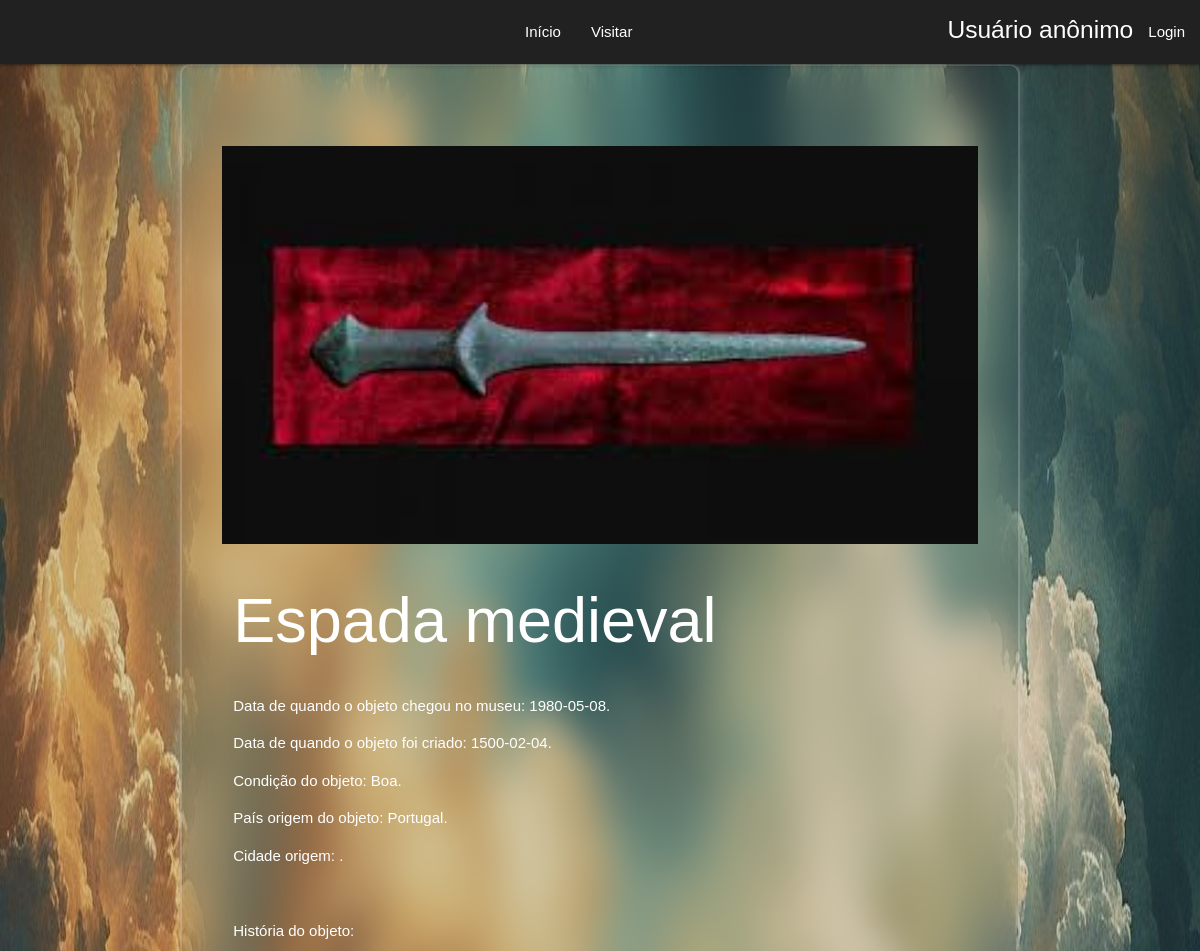
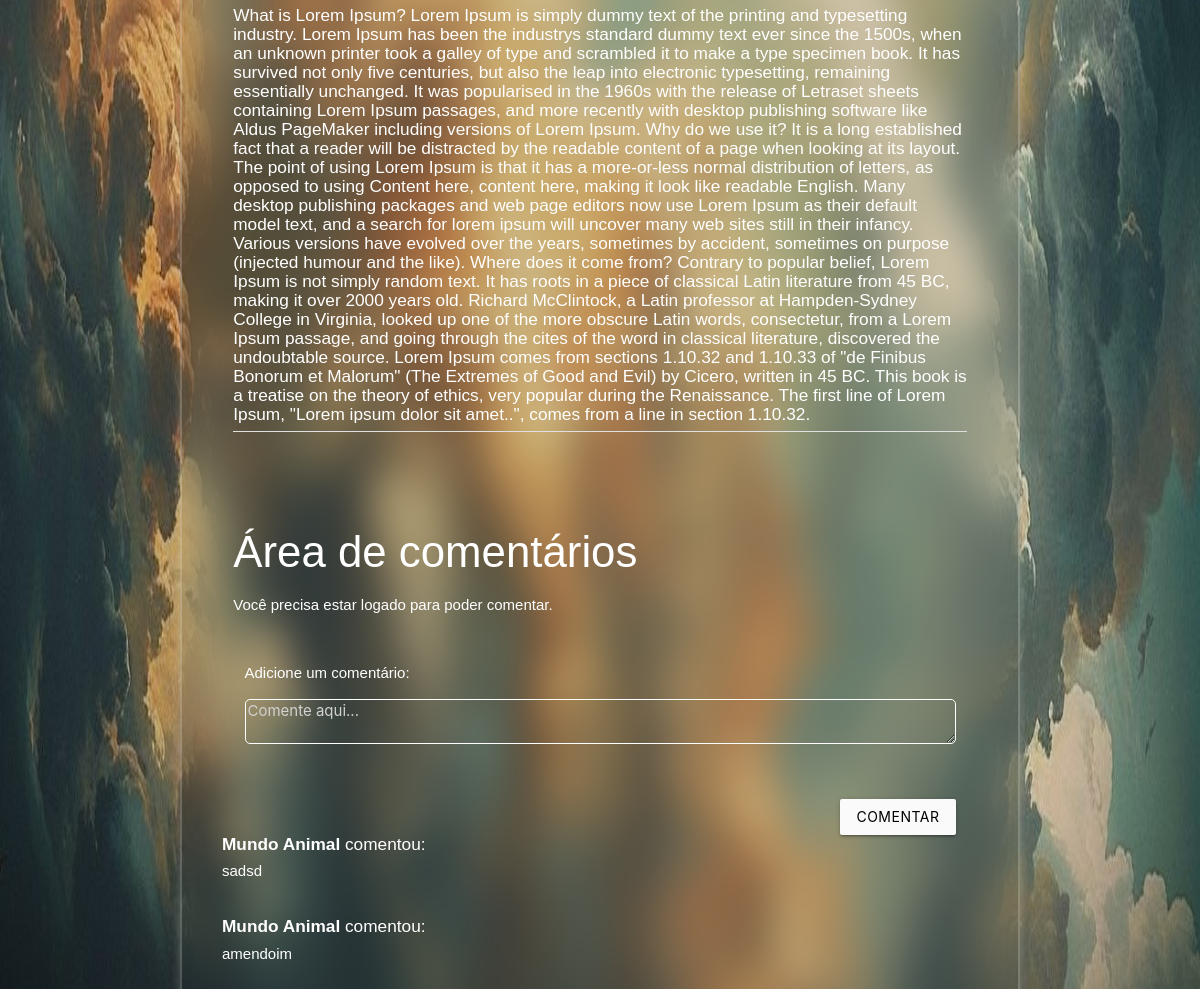
Page /form_obj.php?id_obj=12 on the committed database (2 pictures, top to bottom).
### tables this page shows
CREATE TABLE IF NOT EXISTS `objeto` (
  `id_obj` int NOT NULL AUTO_INCREMENT,
  `nome` varchar(255) NOT NULL,
  `data_criacao` date NOT NULL,
  `data_chegada` date NOT NULL,
  `condicao` varchar(255) NOT NULL,
  `historia` text NOT NULL,
  `arquivo` varchar(255) NOT NULL,
  `pais_origem` varchar(255) NOT NULL,
  `cidade_origem` varchar(255) NOT NULL,
  PRIMARY KEY (`id_obj`)
);

CREATE TABLE IF NOT EXISTS `comentarios` (
  `id_com` int NOT NULL AUTO_INCREMENT,
  `id_usuario` int DEFAULT NULL,
  `id_obj` int DEFAULT NULL,
  `comentario` varchar(255) DEFAULT NULL,
  `nome` varchar(255) NOT NULL,
  PRIMARY KEY (`id_com`),
  KEY `fk_c_id_usuario` (`id_usuario`),
  KEY `fk_c_id_obj` (`id_obj`)
);

### form_obj.php (the view, shortened to what this page needs)
<?php
$conexao = conectar();
$id_obj = $_GET['id_obj'];
$sql = "SELECT * FROM objeto WHERE id_obj = $id_obj";
$resultado = mysqli_query($conexao, $sql);
$objeto = mysqli_fetch_assoc($resultado);
?>
<!DOCTYPE html>
<html lang="en">
<head>
    <link rel="stylesheet" href="css/styles.css">
    <link type="text/css" rel="stylesheet" href="css/materialize.min.css" media="screen,projection" />
</head>
<body>
    <?php include_once "header.php"; ?>
    <main class="container wrapper">
        <div class="row">
            <img class="" src="css/imagens_obj/<?php echo $objeto['arquivo']; ?>">
            <div class="col s12">
                <h1 name="nome"> <?php echo $objeto['nome'] ?> </h1>
            </div>
            <div class="col s12">
                <p class="white-text" name="data_chegada"> Data de quando o objeto chegou no museu: <?php echo $objeto['data_chegada'] ?>. </p>
                <p class="white-text" name="data_criacao"> Data de quando o objeto foi criado: <?php echo $objeto['data_criacao'] ?>. </p>
                <p class="white-text" name="condicao"> Condição do objeto: <?php echo $objeto['condicao'] ?>. </p>
                <p class="white-text" name="pais_origem"> País origem do objeto: <?php echo $objeto['pais_origem'] ?>. </p>
                <p class="white-text" name="cidade_origem"> Cidade origem: <?php echo $objeto['cidade_origem'] ?>. </p>
                <br>
                <p class="white-text"> História do objeto: </p>
                <h6 class="white-text" name="historia"> <?php echo $objeto['historia'] ?> </h6>
                <div class="divider"> </div>
            </div>
            <div class="col s12">
                <form action="cad_comentario.php" method="post">
                    <br><br><br>
                    <h3>Área de comentários</h3>
                    <?php
                    if (!(isset($_SESSION['id_usuario']))) {
                        echo "<p>Você precisa estar logado para poder comentar.</p>";
                    } else {
                        echo "";
                    }
                    ?>
                    <div class="input-field col s12">
                        <p class="white-text">Adicione um comentário:</p>
                        <textarea class="text-a" style="color: white;" name="comentario" placeholder="Comente aqui..."></textarea>
                        <span class="helper-text" data-error="Campo com preenchimento obrigatório."></span>
                    </div>
                    <div class="col s12">
                        <p class="bott">
                            <button class="btn waves-effect waves-light #fafafa grey lighten-5 right black-text" type="submit">Comentar</button>
                        </p>
                    </div>
                </form>
            </div>
            <?php
            $sql_coment = "SELECT * FROM comentarios";
            $resultado_coment = mysqli_query($conexao, $sql_coment);
            while ($linha = mysqli_fetch_assoc($resultado_coment)) {
                if ($id_obj == $linha['id_obj']) {
                    echo "<h6><b>" . $linha['nome'] . "</b> comentou:</h6>" . $linha['comentario'] . "<br><br>";
                }
            }
            ?>
        </div>
    </main>
</body>
</html>

### css/styles.css (style rules this page uses)
* { box-sizing: border-box; }
body { margin: 0; font-family: sans-serif; background: url('imagens/index1.jpg') no-repeat; background-size: 100% 100%; height: 100vh; background-attachment: fixed; }
.wrapper { width: 420px; background: transparent; border: 2px solid rgba(255, 255, 255, .2); backdrop-filter: blur(20px); box-shadow: 0 0 10px rgba(255, 255, 255, .2); color: #fff; border-radius: 10px; padding: 30px 40px; }

### form_obj.php (style rules this page uses)
.row { margin-top: 50px; }
main.container img { width: 100%; height: auto; display: block; }
.text-a { border: 1px solid white; border-radius: 5px; }

### rows in the picture
objeto: arquivo (picture), nome "Espada medieval", data_chegada "1980-05-08", data_criacao "1500-02-04", condicao "Boa", pais_origem "Portugal", historia "What is Lorem Ipsum? Lorem Ipsum is simply dummy text of the printing and typesetting industry. Lorem Ipsum has been the industrys standard dummy text ever since the 1500s, when an unknown printer took a galley of type and scrambled it to make a type specimen book. It has survived not only five centuries, but also the leap into electronic typesetting, remaining essentially unchanged. It was popularised in the 1960s with the release of Letraset sheets containing Lorem Ipsum passages, and more recently with desktop publishing software like Aldus PageMaker including versions of Lorem Ipsum. Why do we use it? It is a long established fact that a reader will be distracted by the readable content…"
comentarios: nome "Mundo Animal", comentario "sadsd"
comentarios: nome "Mundo Animal", comentario "amendoim"
